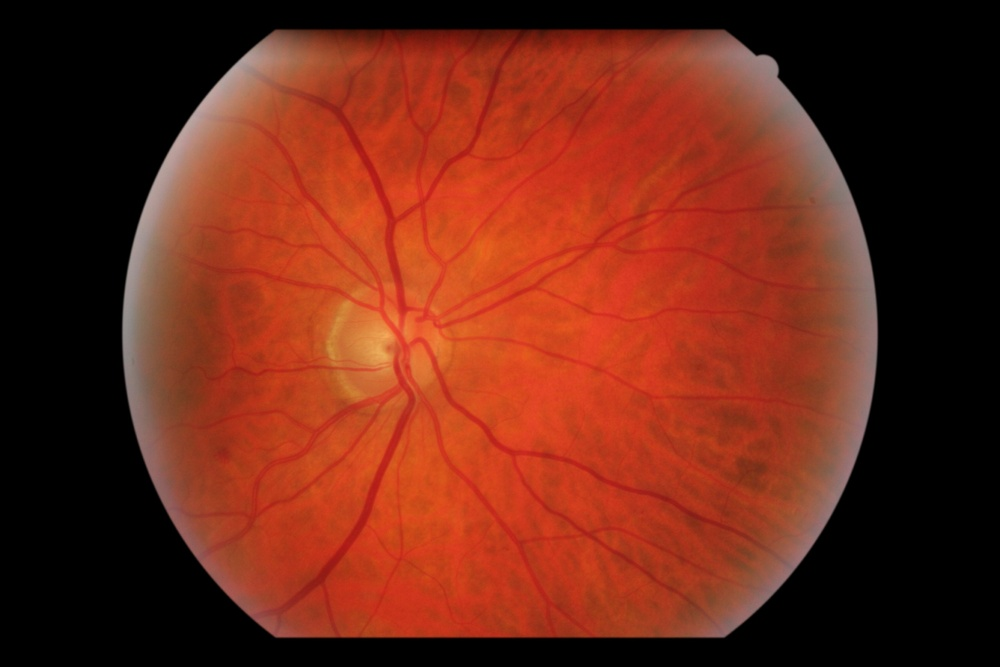
#> input picture 7_example_data/e_optha_MA/MA/VOC2012/JPEGImages/C0000886.jpg, 1000 x 667 px, shrunk from 2544 x 1696 before the run, found by its file name; its folder holds only this picture in this run
$ python background.py
#> lines starting #> are read from the running program, lines starting #| are printed output that depends on the picture; after the words box and inside, x2 and y2 are one past the last pixel; in counts of white or black regions, pixels touching at a corner belong together


import cv2
import numpy as np
import os
import random
dir = "MA_healthy/VOC2012/JPEGImages"
img_list = os.listdir(dir)
for i in img_list:


    image = cv2.imread('MA/VOC2012/JPEGImages/'+i, 0)
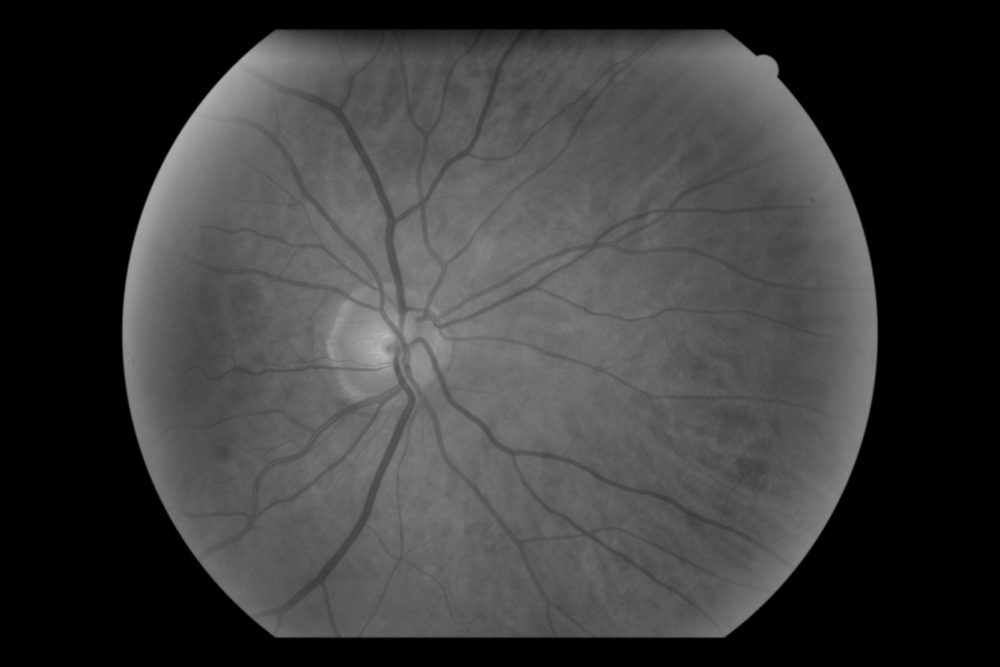
#> image: shape (667, 1000); min 0, max 183, mean 58.8
    #MA 二进制掩膜
    an_mask = cv2.imread("Annotation_MA/"+i[:-4]+".png")[:,:,0]
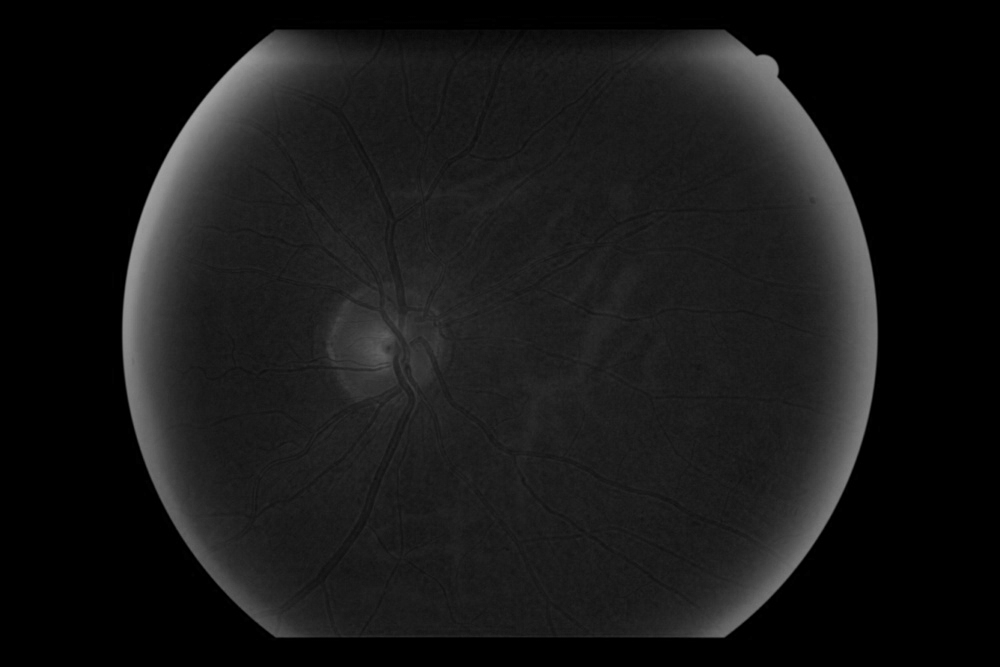
#> an_mask: shape (667, 1000); min 0, max 166, mean 23.4
    # 生成MA目标框
    box_num, labels, boxes, centroids = cv2.connectedComponentsWithStats(an_mask, connectivity=8)
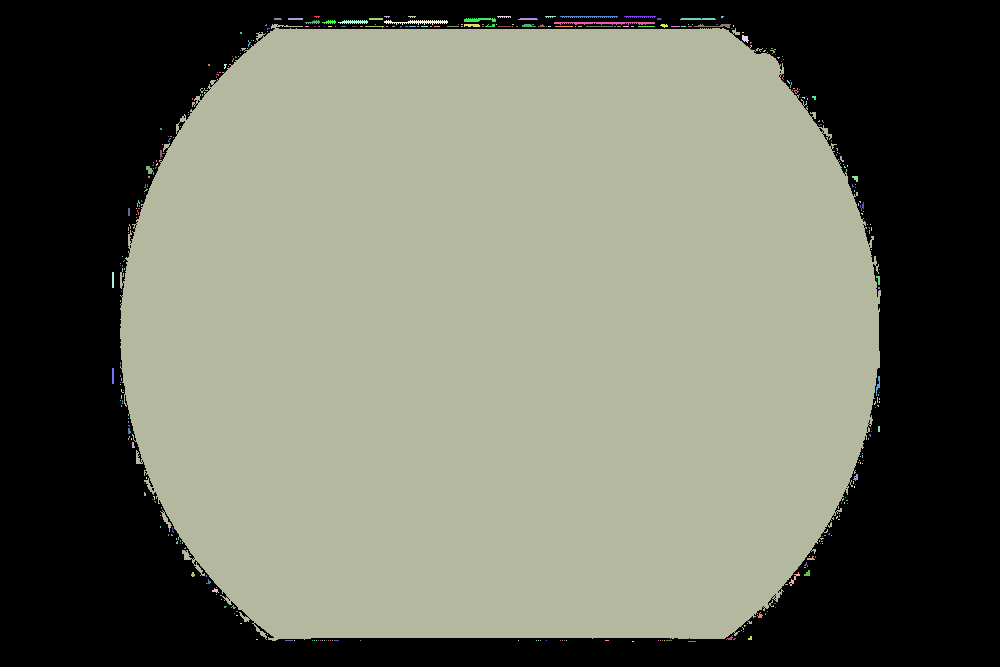
#> labels: shape (667, 1000) int32; 348 distinct labels, from 0 to 347; one colour per label, 0 black
#> box_num = 348; boxes = 348 rows, first 6: [0, 0, 1000, 667, 256736], [314, 16, 6, 2, 8], [384, 16, 6, 2, 8], [408, 16, 8, 2, 11], [497, 16, 14, 2, 21], [545, 16, 11, 2, 15]; centroids = 348 pairs, first value 112.5 to 879, second value 16.25 to 641
    boxes = (boxes[boxes[:,4].argsort()])[:-1]
#> boxes = 347 rows, first 6: [316, 640, 1, 1, 1], [318, 640, 1, 1, 1], [320, 640, 1, 1, 1], [322, 640, 1, 1, 1], [324, 640, 1, 1, 1], [326, 640, 1, 1, 1]
    boxes[:,4] = 0
    gtnum = len(boxes)
#> gtnum = 347
    allbox = boxes
#> allbox = 347 rows, first 6: [316, 640, 1, 1, 0], [318, 640, 1, 1, 0], [320, 640, 1, 1, 0], [322, 640, 1, 1, 0], [324, 640, 1, 1, 0], [326, 640, 1, 1, 0]
    # canny 边缘检测
    edges = cv2.Canny(image, 7, 50)
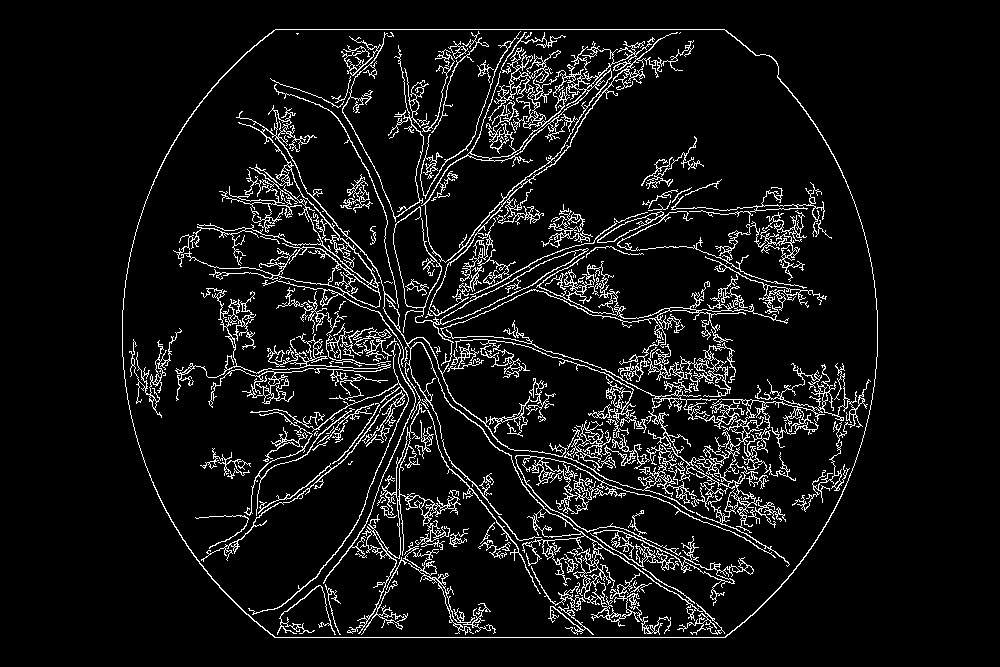
#> edges: shape (667, 1000); 7.6% white in thin lines or dots, all inside (x1, y1, x2, y2) = (122, 29, 878, 638)
    binary_mask = cv2.threshold(edges, 0, 255, cv2.THRESH_BINARY)[1]
    # 十字腐蚀
    kernel = cv2.getStructuringElement(cv2.MORPH_CROSS, (3, 3))
    fs = cv2.erode(binary_mask, kernel, iterations=1)
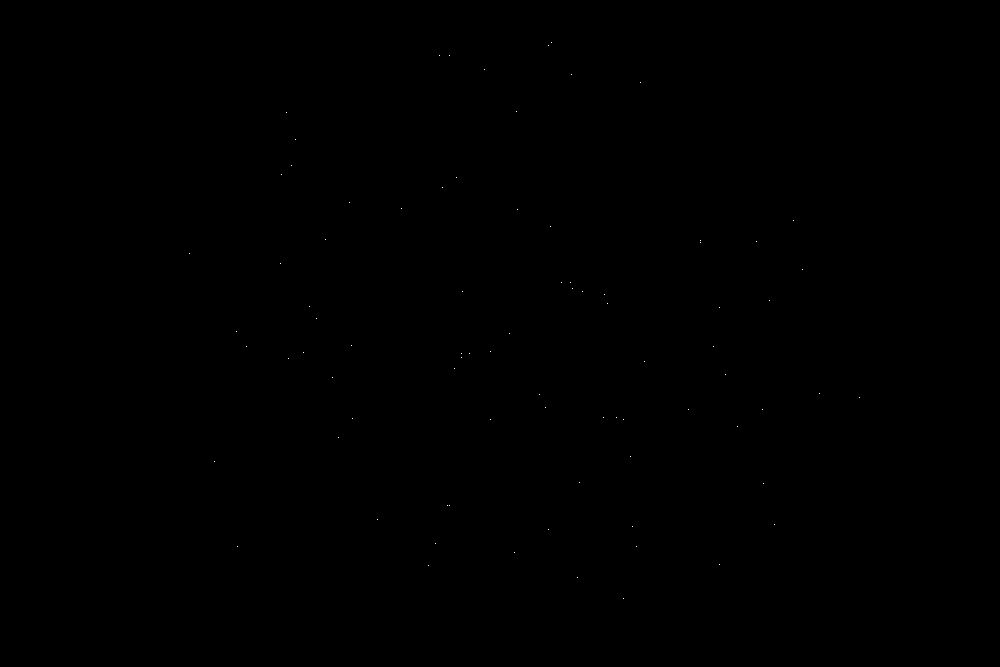
#> fs: shape (667, 1000); 0.01% white in thin lines or dots, all inside (x1, y1, x2, y2) = (189, 42, 860, 599)

    # 在背景类候选中除去MA
    an_mask = cv2.dilate(an_mask, np.ones((9, 9), dtype=np.uint8), 1)
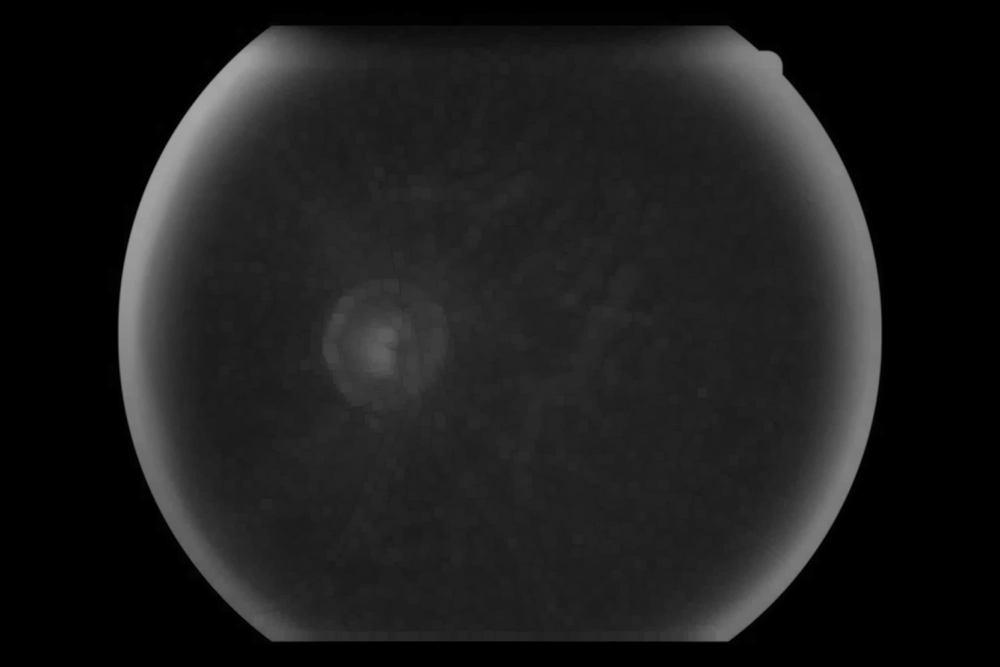
#> an_mask: shape (667, 1000); min 0, max 166, mean 28.5
    an_mask[an_mask<0]=0
    an_mask[an_mask>0]=255
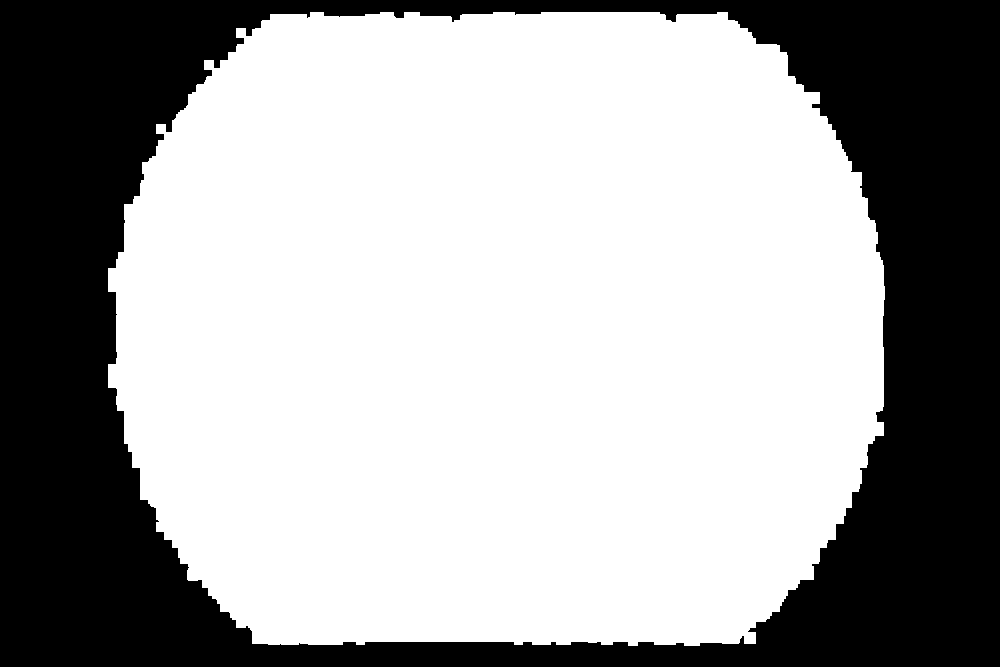
#> an_mask: shape (667, 1000); 64.6% white; 1 black region, box (x1, y1, x2, y2) and area: (0, 0, 1000, 667) 236221
    fs = fs.astype(float) - an_mask.astype(float)
#> fs: shape (667, 1000) float64; values -255 (black) and 0 (white), 35.4% white; 84 white regions (83 under 20 px), largest, box (x1, y1, x2, y2) and area: (0, 0, 1000, 667) 236221
    fs[fs<0]=0
#> fs: shape (667, 1000) float64; every value is 0
    fs=fs.astype(np.uint8)
#> fs: shape (667, 1000); every value is 0
    # 将背景类目标膨胀至与MA大小近似
    fs = cv2.dilate(fs, cv2.getStructuringElement(cv2.MORPH_ELLIPSE , (3, 3)), 1 )
    fs = cv2.dilate(fs, cv2.getStructuringElement(cv2.MORPH_RECT , (5, 5)), 1 )
    # cv2.imshow("d_fs",fs+an_mask)
    # cv2.imshow("fs",fs)
    # cv2.waitKey(0)

    #计算背景类目标框
    box_num, labels, boxes, centroids = cv2.connectedComponentsWithStats(fs, connectivity=8)
#> labels: shape (667, 1000) int32; every value is 0
#> box_num = 1; boxes = [[0, 0, 1000, 667, 667000]]; centroids = [[499.5, 333]]
    boxes = (boxes[boxes[:,4].argsort()])[:-1]
#> boxes = empty array
    boxes[:,4] = 1
    boxes = boxes[np.random.choice(boxes.shape[0], min(gtnum,len(boxes)), replace=False)]
    allbox = np.vstack((allbox,boxes))

    # 保存
    with open(os.path.join("MA _healthy/VOC2012/Annotations_Txt",i[:-4])+".txt","w") as f:
        for b in allbox:
            b = [str(i)+" " for i in b]
            f.writelines(b)
#> this loop made 347 passes

$ run again, on 7_example_data/e_optha_MA/MA/VOC2012/JPEGImages/C0000887.jpg
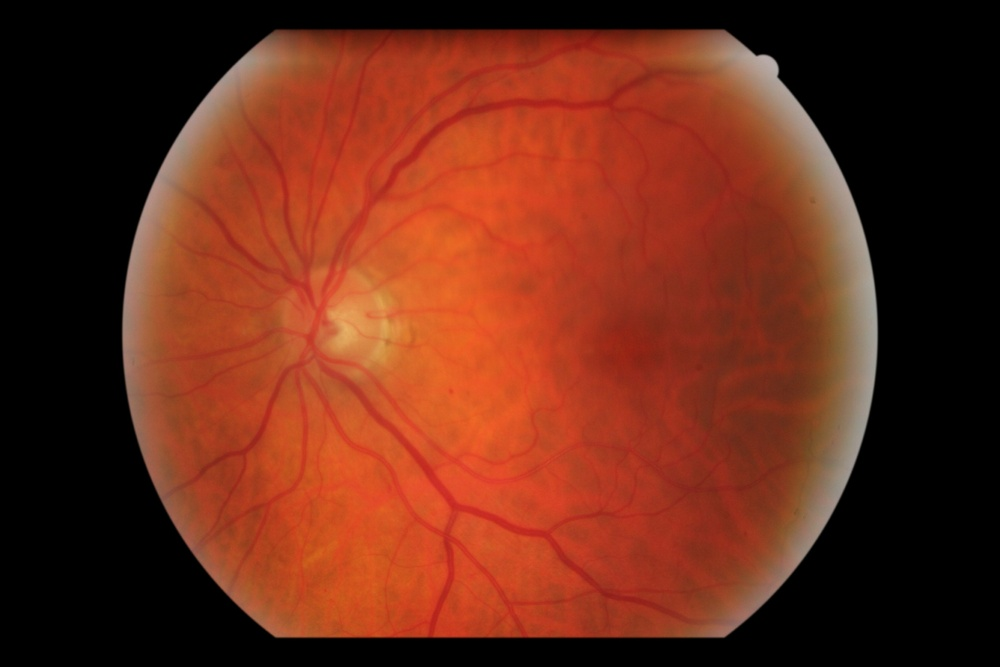
#> input picture 7_example_data/e_optha_MA/MA/VOC2012/JPEGImages/C0000887.jpg, 1000 x 667 px, shrunk from 2544 x 1696 before the run, found by its file name
#> `box_num, labels, boxes, centroids = cv2.connectedComponentsWithStats(a..`:
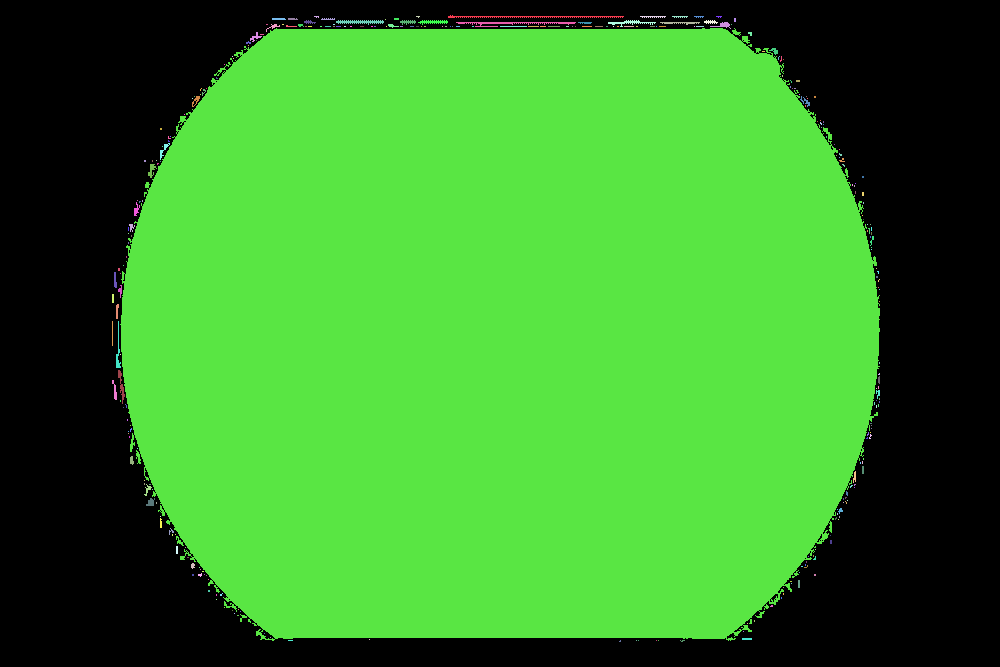
#> labels: shape (667, 1000) int32; 301 distinct labels, from 0 to 300; one colour per label, 0 black
#> `box_num, labels, boxes, centroids = cv2.connectedComponentsWithStats(a..`: box_num = 301; boxes = 301 rows, first 6: [0, 0, 1000, 667, 256343], [448, 15, 176, 3, 269], [314, 16, 5, 2, 7], [416, 16, 4, 2, 5], [640, 16, 26, 2, 38], [672, 16, 16, 2, 23]; centroids = 301 pairs, first value 112 to 879, second value 16.2 to 640.7
#> `boxes = (boxes[boxes[:,4].argsort()])[:-1]`: boxes = 300 rows, first 6: [208, 579, 1, 1, 1], [791, 583, 1, 1, 1], [783, 587, 1, 1, 1], [216, 599, 1, 1, 1], [224, 607, 1, 1, 1], [238, 609, 1, 1, 1]
#> gtnum = 300
#> allbox = 300 rows, first 6: [208, 579, 1, 1, 0], [791, 583, 1, 1, 0], [783, 587, 1, 1, 0], [216, 599, 1, 1, 0], [224, 607, 1, 1, 0], [238, 609, 1, 1, 0]
#> edges: shape (667, 1000); 4.1% white in thin lines or dots, all inside (x1, y1, x2, y2) = (122, 29, 878, 638)
#> `an_mask[an_mask>0]=255`:
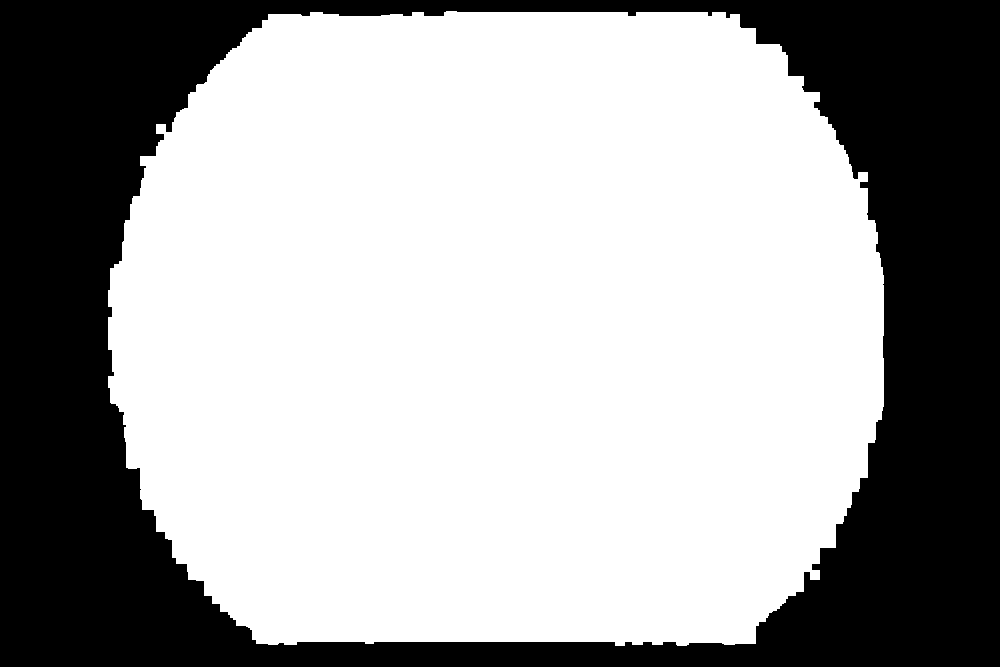
#> an_mask: shape (667, 1000); 64.8% white; 1 black region, box (x1, y1, x2, y2) and area: (0, 0, 1000, 667) 235098
#> `box_num, labels, boxes, centroids = cv2.connectedComponentsWithStats(f..`: box_num = 1; boxes = [[0, 0, 1000, 667, 667000]]; centroids = [[499.5, 333]]
#> `boxes = (boxes[boxes[:,4].argsort()])[:-1]`: boxes = empty array
#> the loop `for b in allbox:` made 300 passes
